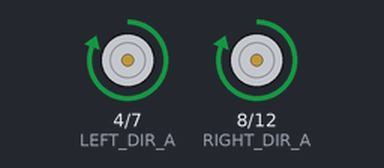
A program run on a simulated Arduino Nano, built with avr-gcc and run on an emulated ATmega328P. On the bench: motor-driver pin pairs drawn as motors (green arrow = first pin HIGH = forward, orange = second pin HIGH = backward, longer = more drive, scaled by the enable pin).

Above: at 1.0 s.
At 2.1 s:
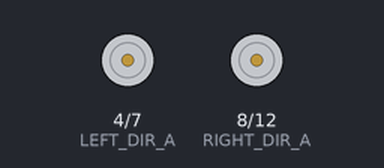
At 3.2 s:
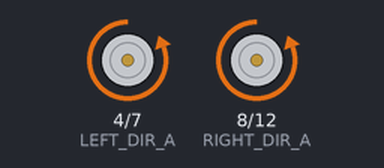
Timing chart, 0 to 5.7 s (numbered marks = the images above):
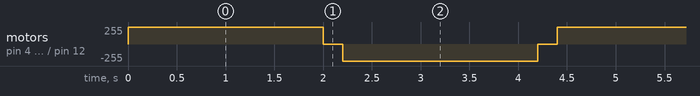

The program:

main.cpp
```cpp
// Hardware: Arduino Nano (ATmega328P, new bootloader)

#include <Arduino.h>

// --- Pin map from Hashim's PCB design ---
// Each side's two motors are jumpered together on the board (both IN pins
// tied to one Nano pin, both ENA/ENB tied to one PWM pin), so each side
// moves as a single unit: one speed pin + two direction pins per side.
#define LEFT_SPEED   3   // PWM — ENA+ENB of L298N #1 (jumpered)
#define RIGHT_SPEED  5   // PWM — ENA+ENB of L298N #2 (jumpered)
#define LEFT_DIR_A   4   // IN1+IN3 of L298N #1 (jumpered)
#define LEFT_DIR_B   7   // IN2+IN4 of L298N #1 (jumpered)
#define RIGHT_DIR_A  8   // IN1+IN3 of L298N #2 (jumpered)
#define RIGHT_DIR_B  12  // IN2+IN4 of L298N #2 (jumpered)

void forward() {
  digitalWrite(LEFT_DIR_A, HIGH);  digitalWrite(LEFT_DIR_B, LOW);
  digitalWrite(RIGHT_DIR_A, HIGH); digitalWrite(RIGHT_DIR_B, LOW);
}

void backward() {
  digitalWrite(LEFT_DIR_A, LOW);  digitalWrite(LEFT_DIR_B, HIGH);
  digitalWrite(RIGHT_DIR_A, LOW); digitalWrite(RIGHT_DIR_B, HIGH);
}

void stopMotors() {
  digitalWrite(LEFT_DIR_A, LOW);  digitalWrite(LEFT_DIR_B, LOW);
  digitalWrite(RIGHT_DIR_A, LOW); digitalWrite(RIGHT_DIR_B, LOW);
}

void setup() {
  pinMode(LEFT_DIR_A, OUTPUT);  pinMode(LEFT_DIR_B, OUTPUT);
  pinMode(RIGHT_DIR_A, OUTPUT); pinMode(RIGHT_DIR_B, OUTPUT);
  pinMode(LEFT_SPEED, OUTPUT);  pinMode(RIGHT_SPEED, OUTPUT);

  analogWrite(LEFT_SPEED, 255);
  analogWrite(RIGHT_SPEED, 255);
  stopMotors();
}

void loop() {
  forward();
  delay(2000);

  stopMotors();
  delay(200);

  backward();
  delay(2000);

  stopMotors();
  delay(200);
}
```

Measured:
- by itself, motor on pin 4 (LEFT_DIR_A) / pin 7 (LEFT_DIR_B), motor on pin 8 (RIGHT_DIR_A) / pin 12 (RIGHT_DIR_B): repeats every 4.4 s: stopped 0.20 s, backward 255/255 2.0 s, stopped 0.20 s, forward 255/255 2.0 s
